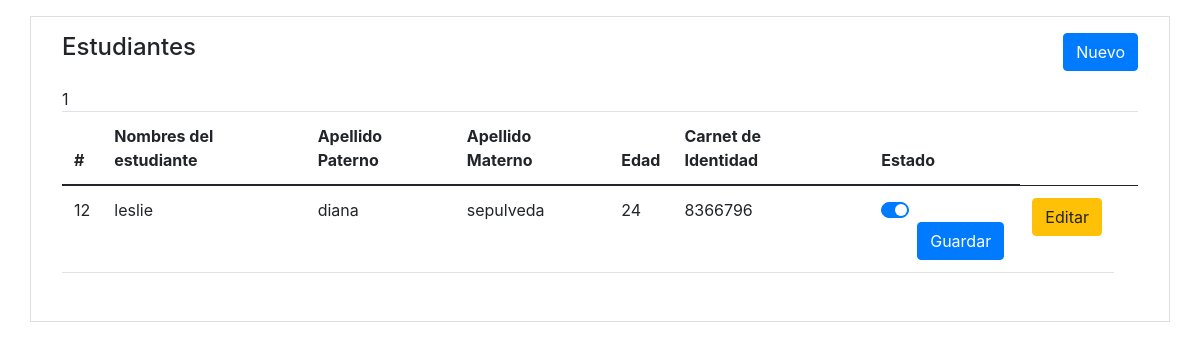
Screenshot of /estudiantes/index.php with the database file from the repository.
### tables this page shows
CREATE TABLE `estudiante` (
  `id_estudiante` int(11) NOT NULL,
  `nombres` varchar(100) DEFAULT NULL,
  `ap_paterno` varchar(30) DEFAULT NULL,
  `ap_materno` varchar(30) DEFAULT NULL,
  `carnet` varchar(10) DEFAULT NULL,
  `edad` varchar(2) DEFAULT NULL,
  `direccion` varchar(70) DEFAULT NULL,
  `nacimiento` date DEFAULT NULL,
  `alergias` varchar(80) DEFAULT NULL,
  `estado` tinyint(4) DEFAULT NULL,
  `id_sexo` tinyint(4) DEFAULT NULL,
  `id_extension` tinyint(4) DEFAULT NULL,
  `id_sangre` tinyint(4) DEFAULT NULL,
  `id_curso` tinyint(4) DEFAULT NULL
);

### public/config/database.php (called while the page is built, shortened)
<?php
class Estudiante
{
    public function verEstudiantes()
    {
        $this->conn = new mysqli("localhost", "root", "", "escuelaa");
        $comando = $this->conn->prepare("SELECT id_estudiante, nombres, ap_paterno, ap_materno, edad, carnet, estado FROM estudiante");
        $comando->execute();
        $resultado = $comando->get_result();
        $estudiantes = $resultado->fetch_all(MYSQLI_ASSOC);
        return $estudiantes;
    }
}

### public/estudiantes/index.php (the view, shortened to what this page needs)
<!DOCTYPE html>
<html lang="en">
<head>
    <link rel="stylesheet" href="public/css/bootstrap.min.css">
    <link rel="stylesheet" href="public/css/estilos.css">
    <link rel="stylesheet" href="https://stackpath.bootstrapcdn.com/bootstrap/4.5.2/css/bootstrap.min.css">
</head>
<?php
require 'config/database.php';
$db = new Database();
$estudiante = new Estudiante($db);
$estudiantes = $estudiante->verEstudiantes();
?>
<body class="py-3">
    <main class="container contenedor">
        <div class="p-3 rounded">
            <div class="row">
                <div class="col-12">
                    <h4>Estudiantes
                        <a href="nuevo.php" class="btn btn-primary float-right">Nuevo</a>
                    </h4>
                </div>
            </div>
            <div class="row py-3">
                <div class="col">
                    <?php if (!empty($estudiantes)) : ?>
                        <table class="table table-border">
                            <thead>
                                <tr>
                                    <th>#</th>
                                    <th>Nombres del estudiante</th>
                                    <th>Apellido Paterno</th>
                                    <th>Apellido Materno</th>
                                    <th>Edad</th>
                                    <th>Carnet de Identidad</th>
                                    <th></th>
                                    <th>Estado</th>
                                    <td></td>
                                    <td></td>
                                </tr>
                            </thead>
                            <tbody>
                                <?php foreach ($estudiantes as $estudiante) : ?>
                                    <tr>
                                        <td><?php echo $estudiante['id_estudiante']; ?></td>
                                        <td><?php echo $estudiante['nombres']; ?></td>
                                        <td><?php echo $estudiante['ap_paterno']; ?></td>
                                        <td><?php echo $estudiante['ap_materno']; ?></td>
                                        <td><?php echo $estudiante['edad']; ?></td>
                                        <td><?php echo $estudiante['carnet']; ?></td>
                                        <td>
                                        <td>
                                            <form action="actuaestado.php" method="POST" class="formEstado">
                                                <div class="custom-control custom-switch">
                                                    <button type="submit" class="btn btn-primary">Guardar</button>
                                                </div>
                                            </form>
                                        </td>
                                        </td>
                                        <td><a href="editar.php?id=<?php echo $estudiante['id_estudiante']; ?>" class="btn btn-warning">Editar</a></td>
                                    </tr>
                                <?php endforeach; ?>
                            </tbody>
                        <?php else : ?>
                            <p>No se encontraron estudiantes registrados..</p>
                        <?php endif; ?>
                        </table>
                </div>
            </div>
        </div>
    </main>
</body>
</html>

### public/estudiantes/public/css/estilos.css (style rules this page uses)
body { background-color: #EAEAEA; }
.contenedor { border:1px solid #dedede; background-color: #fff; }
.float-right { float: right; }

### rows the page displays
estudiante: id_estudiante "12", nombres "leslie", ap_paterno "diana", ap_materno "sepulveda", edad "24", carnet "8366796"
